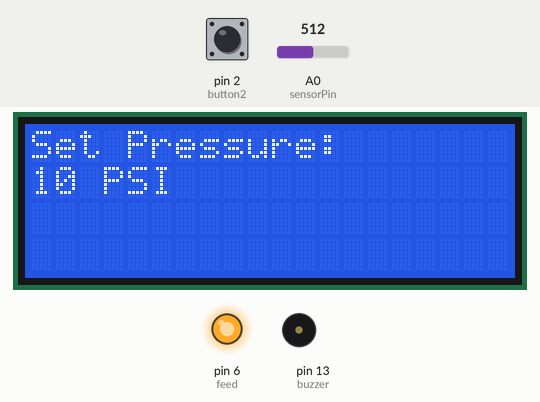
Recording of a sketch running on a simulated Arduino Uno, built with avr-gcc and run on an emulated ATmega328P. Shown: 20×4 character LCD, output pins drawn as LEDs (lit = HIGH), buzzer (waves = sounding, pin HIGH). The test bench sets the inputs (shaded band); at power-on: pin 2 (button2) HIGH, A0 (sensorPin) = 512.

Above: at 8.9 s.
9.0 s: pin 2 (button2) pulled LOW for 1 s
At 11.3 s:
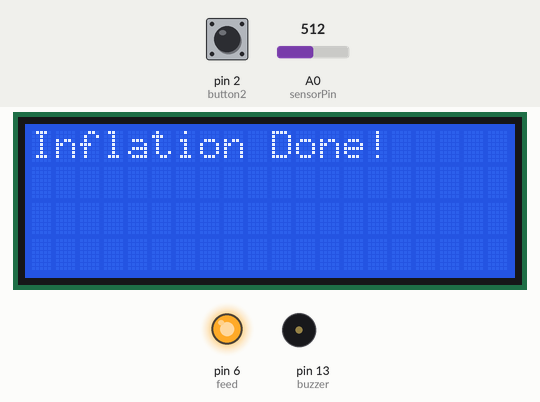
13.0 s: pin 2 (button2) pulled LOW for 0.6 s
At 13.9 s:
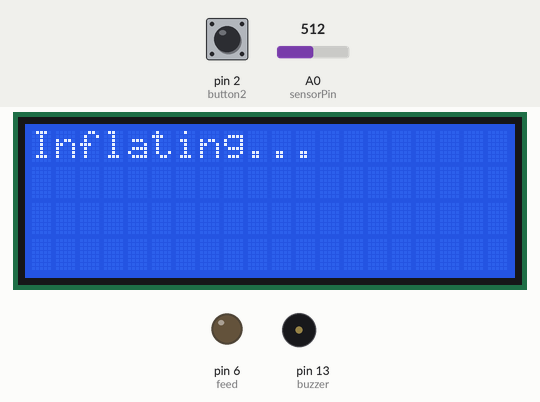
15.1 s: A0 (sensorPin) set to 578
At 16.1 s:
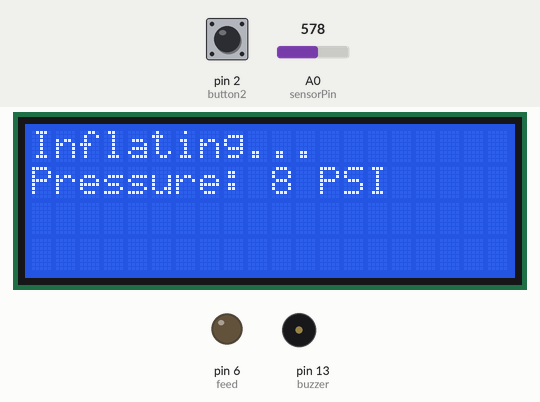
16.7 s: A0 (sensorPin) set to 611
At 18.1 s:
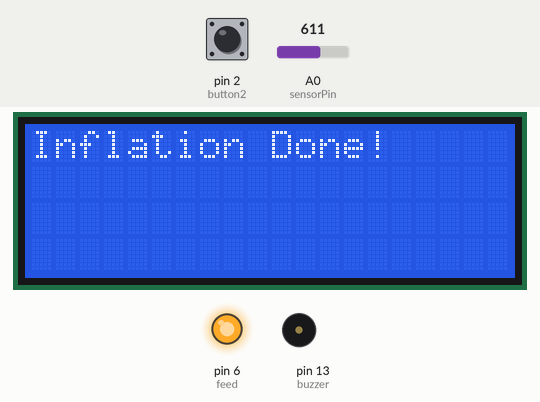
19.7 s: pin 2 (button2) pulled LOW for 3.2 s
At 27.2 s:
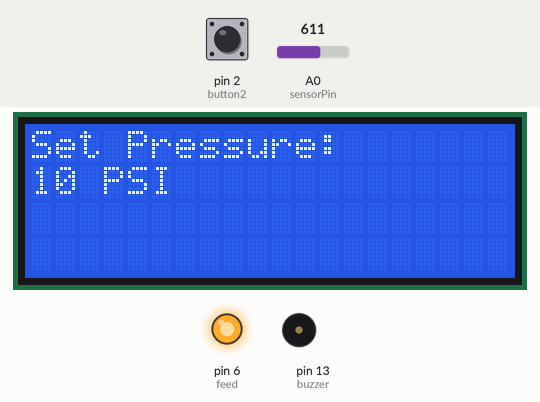
Timing chart, 0 to 27.7 s (numbered marks = the images above; inputs shaded):
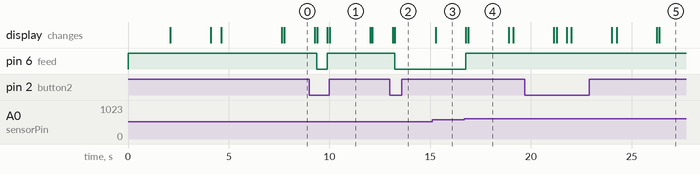

The sketch:

automatic_tire_inflator.ino
```cpp
#include <EEPROM.h>
#include <LiquidCrystal_I2C.h>
#include <Wire.h>

LiquidCrystal_I2C lcd(0x27, 20, 4); // I2C LCD Address

// Pin Definitions
const int sensorPin = A0; // Pressure sensor analog pin
const int button1 = 1;    // Button to increase/decrease pressure
const int button2 = 2;    // Button to start/stop inflation
const int buzzer = 13;    // Buzzer pin
const int feed = 6;       // Air pump relay control pin

// Variables
int setvalue = 10;         // Target pressure (PSI)
int max_pressure = 40;     // Maximum allowable pressure
int min_pressure = 10;     // Minimum allowable pressure
int pressure_value = 0;    // Current pressure reading
int raw_sensor_value = 0;  // Raw sensor value from sensor
int cal_factor = 0;        // Calibration offset (determined dynamically)
bool isInflating = false;  // Inflation process status
bool isSettingPressure = true; // Flag to indicate PSI setting mode
unsigned long lastButtonPress = 0;
const unsigned long debounceDelay = 50; // Delay for debounce (in milliseconds)

void setup() {
    // Initialize pins
    pinMode(feed, OUTPUT);
    pinMode(button1, INPUT_PULLUP);
    pinMode(button2, INPUT_PULLUP);
    pinMode(buzzer, OUTPUT);
    digitalWrite(feed, HIGH);  // Turn off air pump initially
    digitalWrite(buzzer, LOW); // Ensure buzzer is off initially

    // Initialize LCD and Serial
    lcd.init();
    lcd.backlight();
    lcd.clear();
    Serial.begin(9600);

    // Perform sensor calibration
    calibrateSensor();

    // Load settings and show welcome screen
    load_settings();
    delay(500);
    lcd.setCursor(6, 0);
    lcd.print("Welcome");
    lcd.setCursor(4, 1);
    lcd.print("Automatic");
    lcd.setCursor(2, 2);
    lcd.print("Tyre Inflator");
    delay(3000);
    lcd.clear();
    updateSetPressureDisplay();
}

void loop() {
    // Button 1: Adjust target pressure in PSI setting mode
    if (isSettingPressure && digitalRead(button1) == LOW && (millis() - lastButtonPress) > debounceDelay) {
        lastButtonPress = millis();
        setvalue += 2; // Increase pressure by 2 PSI
        if (setvalue > max_pressure) setvalue = min_pressure; // Loop back to minimum
        Serial.print("Button 1 Pressed: Set value = ");
        Serial.println(setvalue);
        save_settings();
        updateSetPressureDisplay();
    }

    // Button 2: Start/Stop inflation
    if (digitalRead(button2) == LOW && (millis() - lastButtonPress) > debounceDelay) {
        lastButtonPress = millis();

        if (isSettingPressure) {
            isSettingPressure = false; // Exit PSI setting mode
            startInflation();
        } else {
            isInflating = !isInflating; // Toggle inflation state
            if (!isInflating) stopInflation();
        }
    }

    // Read raw sensor value and calculate pressure in PSI
    raw_sensor_value = analogRead(sensorPin);
    int adjusted_value = raw_sensor_value - cal_factor;
    pressure_value = map(adjusted_value, 0, 817, 0, 100); // Adjust based on your sensor's specs

    // Handle inflation process
    if (isInflating) {
        if (pressure_value < setvalue) {
            digitalWrite(feed, LOW); // Turn on pump
        } else {
            stopInflation();
            lcd.clear();
            delay(100); // Allow LCD time to refresh
            lcd.setCursor(0, 0);
            lcd.print("Inflation Done!    "); // Clear any leftover characters
            delay(2000);
            returnToDefaultState();
        }

        // Overpressure alert
        if (pressure_value > max_pressure + 5) {  // Adding a 5 PSI buffer for overpressure
            stopInflation();
            lcd.clear();
            lcd.setCursor(0, 0);
            lcd.print("Overpressure!");
            tone(buzzer, 1000);         // Sound buzzer
            delay(2000);                // Alert duration
            noTone(buzzer);             // Turn off buzzer
            returnToDefaultState();
        }

        // Update pressure reading on LCD
        static int lastPressureValue = -1; // Prevent frequent updates
        if (pressure_value != lastPressureValue) {
            lcd.setCursor(0, 1);
            lcd.print("Pressure: ");
            lcd.print(pressure_value);
            lcd.print(" PSI   "); // Clear trailing characters
            lastPressureValue = pressure_value;
        }
    }

    delay(500); // Stability delay
}

void startInflation() {
    lcd.clear();
    delay(100); // Allow LCD time to refresh
    lcd.setCursor(0, 0);
    lcd.print("Inflating...");
    isInflating = true;
}

void stopInflation() {
    digitalWrite(feed, HIGH); // Turn off pump
    isInflating = false;

    // Clear and refresh the LCD
    lcd.clear();
    delay(100); // Allow LCD time to refresh
    lcd.setCursor(0, 0);
    lcd.print("Inflation Done!    "); // Add spaces to clear any residual characters
    delay(2000); // Pause for user to see message

    // Return to PSI setting mode
    returnToDefaultState();
}

void returnToDefaultState() {
    isSettingPressure = true;
    updateSetPressureDisplay();
}

void updateSetPressureDisplay() {
    lcd.clear();
    delay(100); // Allow LCD time to refresh
    lcd.setCursor(0, 0);
    lcd.print("Set Pressure:");
    lcd.setCursor(0, 1);
    lcd.print(setvalue);
    lcd.print(" PSI");
}

void save_settings() {
    EEPROM.update(0, setvalue);
}

void load_settings() {
    setvalue = EEPROM.read(0);
    if (setvalue < min_pressure || setvalue > max_pressure) {
        setvalue = 10; // Default pressure
    }
}

void calibrateSensor() {
    lcd.clear();
    lcd.setCursor(0, 0);
    lcd.print("Calibrating...");
    delay(2000); // Let user see message
    cal_factor = analogRead(sensorPin); // Record raw value at 0 PSI (ambient)
    lcd.clear();
    lcd.setCursor(0, 0);
    lcd.print("Calibration Done");
    delay(2000); // Let user see message
    lcd.clear();
}
```

Measured:
- the behaviour switches between 593 and 594 on A0 (sensorPin) (found by bisection; images 3 and 4)
- after the input at 9.0 s, pin 6 (feed): HIGH → LOW after 0.38 s, → HIGH 0.52 s later; the display: first changes after 0.26 s (image 1 shows a later state)
- after the input at 13.0 s, pin 6 (feed): HIGH → LOW after 0.25 s; the display: first changes after 0.14 s (image 2 shows a later state)
- after the input at 15.1 s, the display: changes after 0.17 s (image 3)
- after the input at 16.7 s, pin 6 (feed): LOW → HIGH after 0.07 s; the display: first changes after 0.07 s (image 4 shows a later state)
- what the display in image 1 shows lasts 2.0 s, from 10.0 s to 12.0 s
